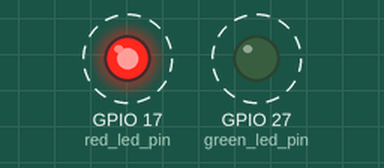
A program run on a simulated Raspberry Pi (BCM pin numbers). Parts: output pins drawn as LEDs (lit = HIGH). Dashed ring = blinking.

Above: at 0.5 s.
Timing chart, 0 to 4.6 s (numbered marks = the images above):
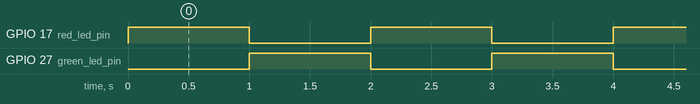

The program:

blinking_led.py
```python
import RPi.GPIO as GPIO
import time

# Set the GPIO mode to BCM
GPIO.setmode(GPIO.BCM)

# Set the GPIO pin to an output
red_led_pin = 17
green_led_pin = 27
GPIO.setup(red_led_pin, GPIO.OUT)
GPIO.setup(green_led_pin, GPIO.OUT)

try:
    while True:
        # Turn the red LED on
        GPIO.output(red_led_pin, GPIO.HIGH)
        # Turn the green LED off
        GPIO.output(green_led_pin, GPIO.LOW)
        time.sleep(1)

        # Turn the red LED off
        GPIO.output(red_led_pin, GPIO.LOW)
        # Turn the green LED on
        GPIO.output(green_led_pin, GPIO.HIGH)
        time.sleep(1)

except KeyboardInterrupt:
    GPIO.cleanup()
```

Measured:
- by itself, GPIO 17 (red_led_pin), GPIO 27 (green_led_pin): alternates HIGH for 1.0 s and LOW for 1.0 s
